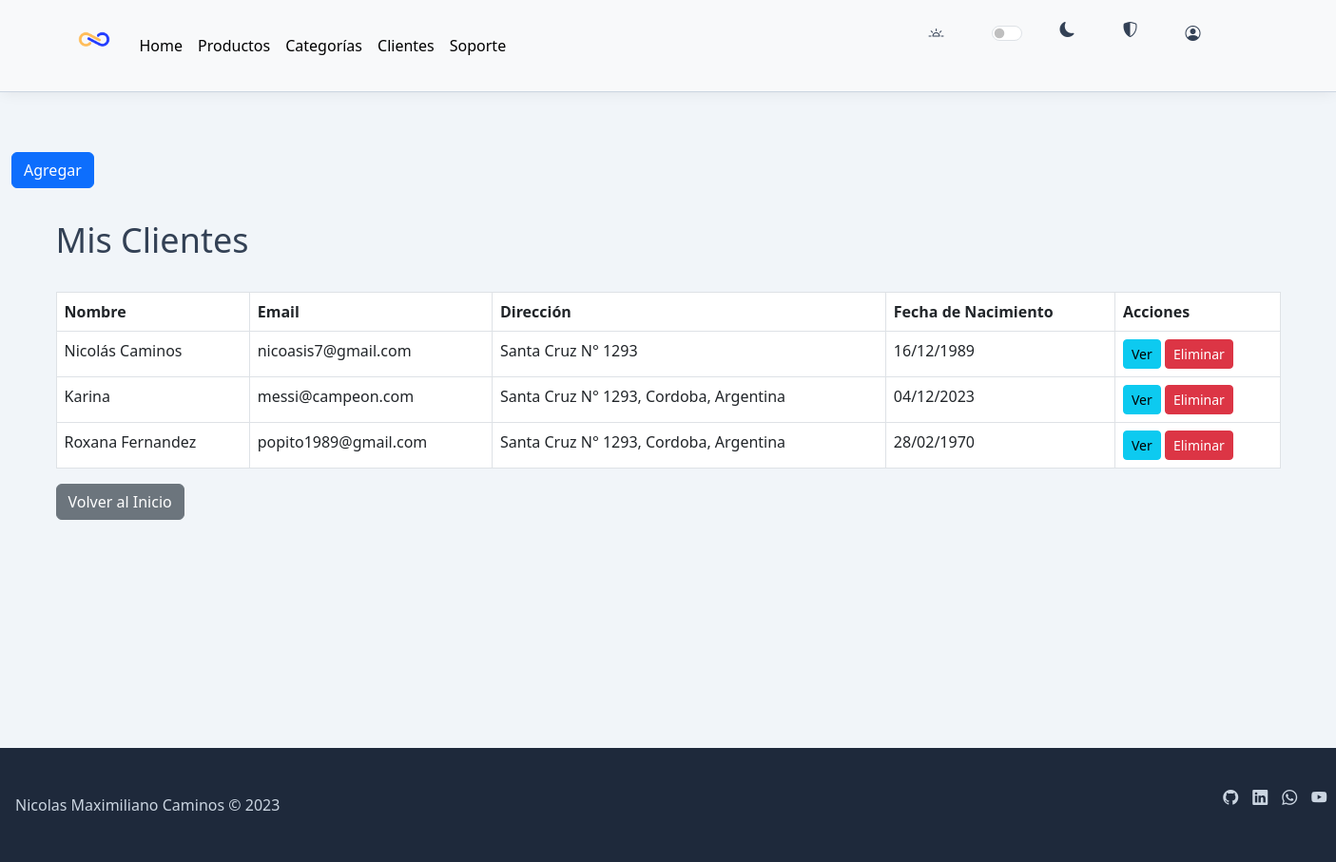
The app's page /cliente/ (signed in) with its own data.
### AppInfinity/models.py (models this page shows)
class Cliente(models.Model):
    nombre = models.CharField(max_length=100)
    email = models.EmailField()
    direccion = models.CharField(max_length=255, blank=True, null=True)
    fecha_nacimiento = models.DateField(blank=True, null=True)

### AppInfinity/views.py (the view)
# urls.py: path('cliente/', clientes, name='cliente'),
@login_required(login_url='login')
def clientes(request):
    clientes = Cliente.objects.all()
    if request.method == 'POST':
        form = ClienteForm(request.POST)
        if form.is_valid():
            cliente = form.save()
            return redirect('ver_cliente', cliente.id)
    else:
        form = ClienteForm()
    return render(request, 'cliente.html', {'form': form, 'clientes': clientes})

### AppInfinity/forms.py
class ClienteForm(forms.ModelForm):
    class Meta:
        model = Cliente
        fields = '__all__'
        widgets = {
            'fecha_nacimiento': DatePickerInput(
                options={
                    "format": "DD/MM/YYYY",
                }
            ),
        }

### templates/cliente.html (shortened to what this page needs)
{% extends 'base.html' %}
{% block content %}
<button type="button" class="btn btn-primary" data-bs-toggle="modal" data-bs-target="#staticBackdrop">
  Agregar
</button>
  <div class="container mt-4">
    <h2>Mis Clientes</h2>
    <table class="table table-bordered">
      <thead>
        <tr>
          <th>Nombre</th>
          <th>Email</th>
          <th>Dirección</th>
          <th>Fecha de Nacimiento</th>
          <th>Acciones</th>
        </tr>
      </thead>
      <tbody>
        {% for cliente in clientes %}
          <tr>
            <td>{{ cliente.nombre }}</td>
            <td>{{ cliente.email }}</td>
            <td>{{ cliente.direccion }}</td>
            <td>{{ cliente.fecha_nacimiento|date:"d/m/Y" }}</td>
            <td>
              <a href="{% url 'ver_cliente' cliente.id %}" class="btn btn-info btn-sm">Ver</a>
              <a href="{% url 'eliminar_cliente' cliente.id %}" class="btn btn-danger btn-sm">Eliminar</a>
            </td>
          </tr>
        {% endfor %}
      </tbody>
    </table>
    <a href="{% url 'index' %}" class="btn btn-secondary">Volver al Inicio</a>
  </div>
{% endblock %}

### static/css/style.css (style rules this page uses)
:root { color-scheme: light; overflow-y: auto; overflow-x: hidden; }
body { height: 100%; text-rendering: optimizeLegibility; -webkit-font-smoothing: antialiased; -moz-osx-fontt-smoothing: grayscale; -webkit-text-size-adjust: 100%; -webkit-top-highlight-color: transparent; color: var(--infinity-body-text-color, #64748b) !important; line-height: var(--infinity-line-height-base, 1.5); font-weight: var(--infinity-font-weigth-base, 400); background-color: var(--infinity-body-bg-color, #f1f5f9) !important; font-family: var(--infinity-font-primary, ui-sans-serif, system-ui, -apple-system, BlinkMacSystemFont, "Segoe UI", Roboto, "Helvetica Neue", Arial, "Noto Sans", sans-serif, "Apple Color Emoji", "Segoe UI Emoji", "Segoe UI Symbol", "Noto Color Emoji"); transition: 1000ms; }
h1, h2, h3, h4, h5, h6 { color: var(--infinity-heading-text-color, #334155); font-weight: 500; line-height: 1.25; font-family: var(--infinity-font-secondary, ui-sans-serif, system-ui, -apple-system, BlinkMacSystemFont, "Segoe UI", Roboto, "Helvetica Neue", Arial, "Noto Sans", sans-serif, "Apple Color Emoji", "Segoe UI Emoji", "Segoe UI Symbol", "Noto Color Emoji"); }
h2 { margin: 32px 0; font-size: 36px; }
.container { width: 100%; display: block; max-width: 1320px; margin-left: auto; margin-right: auto; padding-left: 16px; padding-right: 16px; }
:where(:root) { cursor: default; line-height: 1.5; overflow-wrap: break-word; -moz-tab-size: 4; tab-size: 4; -webkit-tap-highlight-color: transparent; -webkit-text-size-adjust: 100%; }
:where(body) { margin: 0; }
:where(table) { border-collapse: collapse; border-color: inherit; text-indent: 0; }
:where(button, input, select) { margin: 0; }
:where(button, [type=button i], [type=reset i], [type=submit i]) { -webkit-appearance: button; }
html { scroll-behavior: smooth; }

### records on screen
Cliente: nombre "Nicolás Caminos", email "nicoasis7@gmail.com", direccion "Santa Cruz N° 1293", fecha_nacimiento "16/12/1989"
Cliente: nombre "Karina", email "messi@campeon.com", direccion "Santa Cruz N° 1293, Cordoba, Argentina", fecha_nacimiento "04/12/2023"
Cliente: nombre "Roxana Fernandez", email "popito1989@gmail.com", direccion "Santa Cruz N° 1293, Cordoba, Argentina", fecha_nacimiento "28/02/1970"
